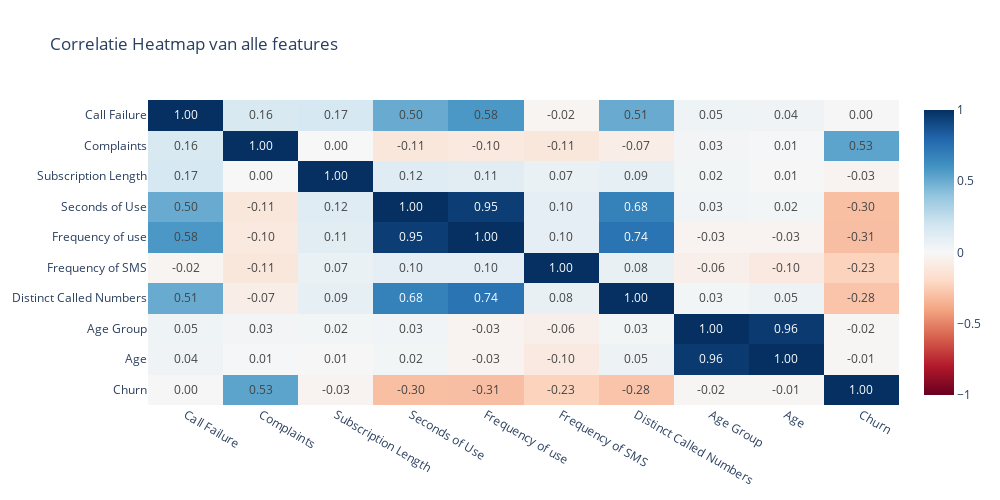
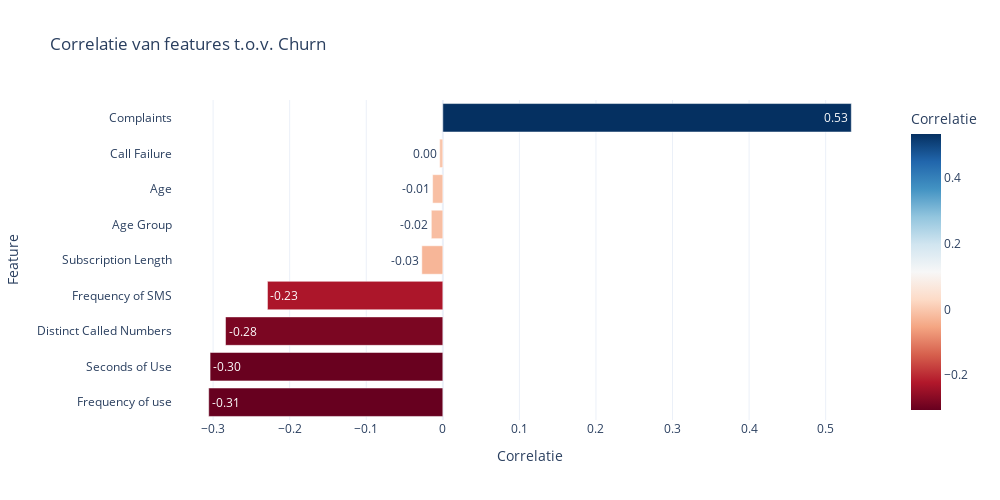

Notebook source saved alongside these figures, in order:
### Code cell
# Correlatiematrix en correlatie van de variabelen t.o.v. Churn

numeric_cols = df.select_dtypes(include='number').columns

# Volledige correlatiematrix
corr_matrix = df[numeric_cols].corr()

# Correlatie met Churn
churn_corr = corr_matrix['Churn'].drop('Churn').sort_values()

feature_desc = {
    "Call Failure": "Aantal mislukte belpogingen",
    "Complaints": "Heeft klant een klacht ingediend? (0=nee, 1=ja)",
    "Subscription Length": "Aantal maanden dat klant een abonnement heeft",
    "Seconds of Use": "Totale beltijd in seconden",
    "Frequency of use": "Totaal aantal telefoongesprekken",
    "Frequency of SMS": "Totaal aantal verstuurde SMS",
    "Distinct called numbers": "Aantal unieke telefoonnummers waarnaar gebeld is",
    "Age Group": "Leeftijdsgroep (1=jong, 5=oud)",
    "Age": "Leeftijd in jaren",
}

hover_texts = [feature_desc.get(f, "Geen beschrijving") for f in churn_corr.index]

# Heatmap van volledige correlatiematrix
fig_heatmap = px.imshow(
    corr_matrix,
    color_continuous_scale='RdBu',
    zmin=-1,
    zmax=1,
    text_auto='.2f',
    title='Correlatie Heatmap van alle features',
    aspect='auto'
)
fig_heatmap.update_layout(
    template='plotly_white',
    width=1000,
    height=500,
)

fig_heatmap.show()

# Horizontale bar chart voor Churn correlatie
fig_bar = px.bar(
    x=churn_corr.values,
    y=churn_corr.index,
    orientation='h',
    color=churn_corr.values,
    color_continuous_scale='RdBu',
    title='Correlatie van features t.o.v. Churn'
)

fig_bar.update_traces(
    texttemplate='%{x:.2f}',
    textposition='auto',
    customdata=hover_texts,
    hovertemplate="%{y}: %{customdata}<br>Correlatie: %{x}"
)

fig_bar.update_layout(
    xaxis_title='Correlatie',
    yaxis_title='Feature',
    template='plotly_white',
    coloraxis_colorbar=dict(title='Correlatie'),
    width=1000,
    height=500,
)

fig_bar.show()

### Figure 1 — Plotly figure (JSON) as saved in the notebook; plotly's stock layout.template omitted (floating-point values rounded to 4 significant figures)
{"data": [{"coloraxis": "coloraxis", "hovertemplate": "x: %{x}<br>y: %{y}<br>color: %{z}<extra></extra>", "name": "0", "texttemplate": "%{z:.2f}", "type": "heatmap", "x": ["Call Failure", "Complaints", "Subscription Length", "Seconds of Use", "Frequency of use", "Frequency of SMS", "Distinct Called Numbers", "Age Group", "Age", "Churn"], "xaxis": "x", "y": ["Call Failure", "Complaints", "Subscription Length", "Seconds of Use", "Frequency of use", "Frequency of SMS", "Distinct Called Numbers", "Age Group", "Age", "Churn"], "yaxis": "y", "z": [[1.0, 0.1579, 0.1718, 0.5039, 0.5789, -0.02489, 0.5071, 0.04715, 0.03951, -0.004143], [0.1579, 1.0, 0.0003723, -0.1128, -0.09906, -0.1122, -0.06749, 0.02797, 0.01362, 0.5335], [0.1718, 0.0003723, 1.0, 0.124, 0.1085, 0.06893, 0.09076, 0.02464, 0.006683, -0.02744], [0.5039, -0.1128, 0.124, 1.0, 0.9468, 0.09745, 0.6799, 0.03037, 0.02451, -0.304], [0.5789, -0.09906, 0.1085, 0.9468, 1.0, 0.09756, 0.7386, -0.02602, -0.02645, -0.3058], [-0.02489, -0.1122, 0.06893, 0.09745, 0.09756, 1.0, 0.07648, -0.0561, -0.0978, -0.229], [0.5071, -0.06749, 0.09076, 0.6799, 0.7386, 0.07648, 1.0, 0.02522, 0.05219, -0.2838], [0.04715, 0.02797, 0.02464, 0.03037, -0.02602, -0.0561, 0.02522, 1.0, 0.9613, -0.01503], [0.03951, 0.01362, 0.006683, 0.02451, -0.02645, -0.0978, 0.05219, 0.9613, 1.0, -0.01334], [-0.004143, 0.5335, -0.02744, -0.304, -0.3058, -0.229, -0.2838, -0.01503, -0.01334, 1.0]]}], "layout": {"coloraxis": {"cmax": 1, "cmin": -1, "colorscale": [[0, "rgb(103,0,31)"], [0.1, "rgb(178,24,43)"], [0.2, "rgb(214,96,77)"], [0.3, "rgb(244,165,130)"], [0.4, "rgb(253,219,199)"], [0.5, "rgb(247,247,247)"], [0.6, "rgb(209,229,240)"], [0.7, "rgb(146,197,222)"], [0.8, "rgb(67,147,195)"], [0.9, "rgb(33,102,172)"], [1, "rgb(5,48,97)"]]}, "height": 500, "title": {"text": "Correlatie Heatmap van alle features"}, "width": 1000, "xaxis": {"anchor": "y", "domain": [0, 1]}, "yaxis": {"anchor": "x", "autorange": "reversed", "domain": [0, 1]}}}

### Figure 2 — Plotly figure (JSON) as saved in the notebook; plotly's stock layout.template omitted (floating-point values rounded to 4 significant figures)
{"data": [{"customdata": ["Totaal aantal telefoongesprekken", "Totale beltijd in seconden", "Geen beschrijving", "Totaal aantal verstuurde SMS", "Aantal maanden dat klant een abonnement heeft", "Leeftijdsgroep (1=jong, 5=oud)", "Leeftijd in jaren", "Aantal mislukte belpogingen", "Heeft klant een klacht ingediend? (0=nee, 1=ja)"], "hovertemplate": "%{y}: %{customdata}<br>Correlatie: %{x}", "legendgroup": "", "marker": {"color": [-0.3058, -0.304, -0.2838, -0.229, -0.02744, -0.01503, -0.01334, -0.004143, 0.5335], "coloraxis": "coloraxis", "pattern": {"shape": ""}}, "name": "", "orientation": "h", "showlegend": false, "textposition": "auto", "texttemplate": "%{x:.2f}", "type": "bar", "x": [-0.3058, -0.304, -0.2838, -0.229, -0.02744, -0.01503, -0.01334, -0.004143, 0.5335], "xaxis": "x", "y": ["Frequency of use", "Seconds of Use", "Distinct Called Numbers", "Frequency of SMS", "Subscription Length", "Age Group", "Age", "Call Failure", "Complaints"], "yaxis": "y"}], "layout": {"barmode": "relative", "coloraxis": {"colorbar": {"title": {"text": "Correlatie"}}, "colorscale": [[0, "rgb(103,0,31)"], [0.1, "rgb(178,24,43)"], [0.2, "rgb(214,96,77)"], [0.3, "rgb(244,165,130)"], [0.4, "rgb(253,219,199)"], [0.5, "rgb(247,247,247)"], [0.6, "rgb(209,229,240)"], [0.7, "rgb(146,197,222)"], [0.8, "rgb(67,147,195)"], [0.9, "rgb(33,102,172)"], [1, "rgb(5,48,97)"]]}, "height": 500, "legend": {"tracegroupgap": 0}, "title": {"text": "Correlatie van features t.o.v. Churn"}, "width": 1000, "xaxis": {"anchor": "y", "domain": [0, 1], "title": {"text": "Correlatie"}}, "yaxis": {"anchor": "x", "domain": [0, 1], "title": {"text": "Feature"}}}}
